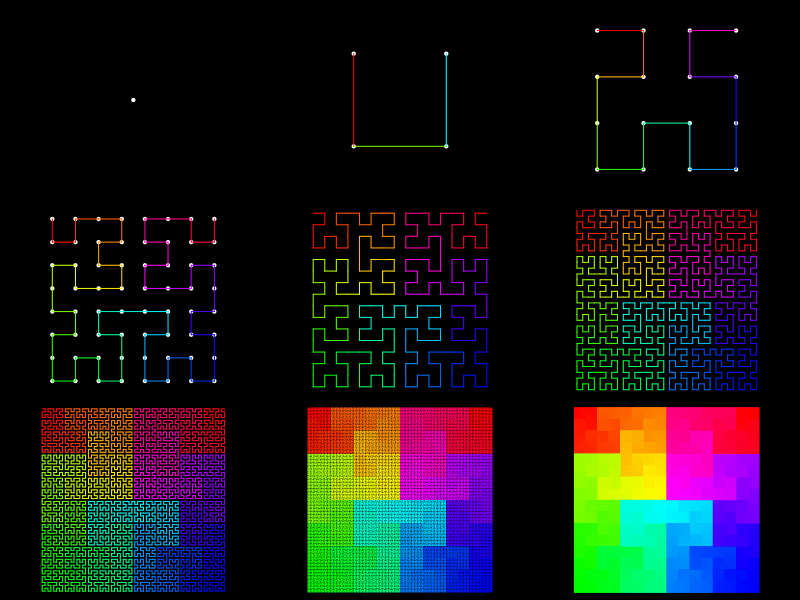
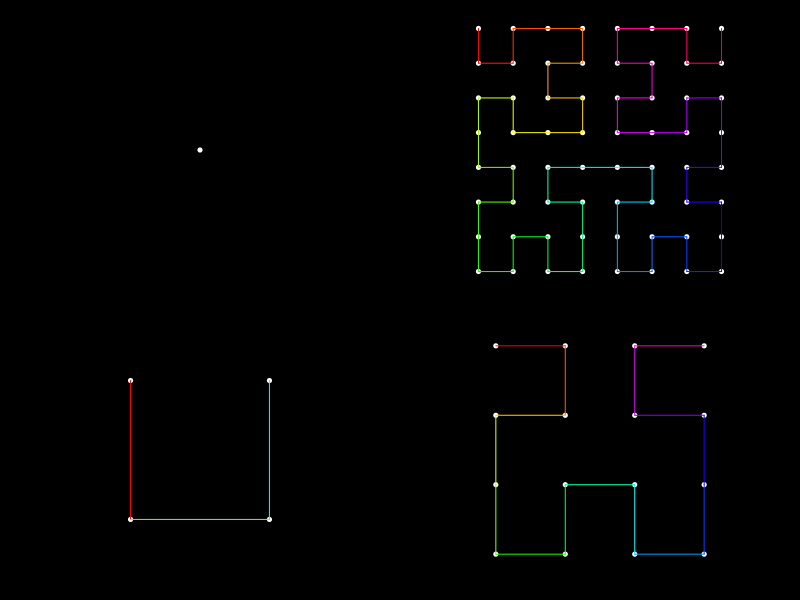
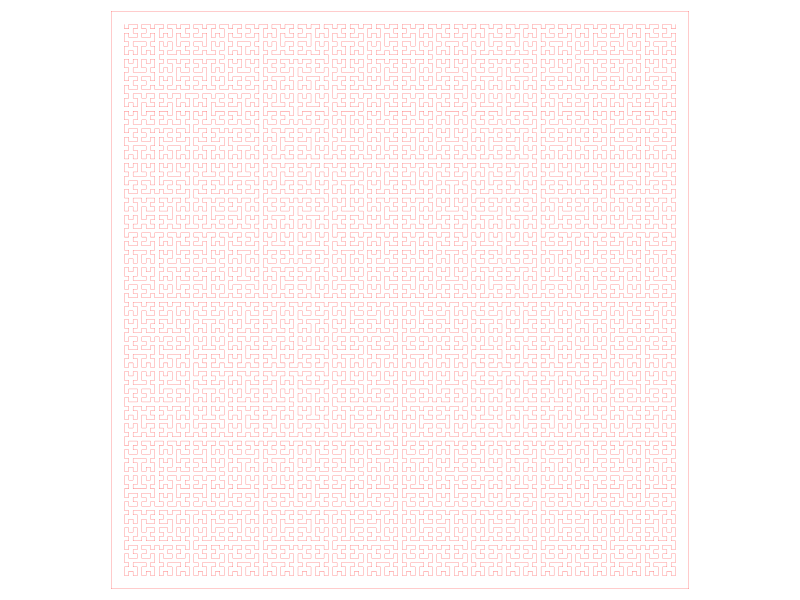

These figures' R source, in order:
rotate <- function(unit, theta, center=c(0,0)) {
	x <- (unit$x-center[1])*cos(theta)-(unit$y-center[2])*sin(theta)+center[1]
	y <- (unit$x-center[1])*sin(theta)+(unit$y-center[2])*cos(theta)+center[2]
	return(data.frame(x, y))
}

shift <- function(unit, r) data.frame(x=unit$x+r[1], y=unit$y+r[2])

hrev <- function(unit) return(data.frame(x=rev(unit$x), y=rev(unit$y)))

hilbert <- function(N){
	if(N==0) return(data.frame(x=0.5, y=0.5))
	else{
		unit <- hilbert(N-1)
		newUnit <- rbind(
			hrev(shift(rotate(unit, pi/2, c(0.5,0.5))/2, c(0,0.5))),#upper left
			unit/2,#lower left
			shift(unit/2, c(0.5,0)),#lower right
			hrev(shift(rotate(unit, -pi/2, c(0.5,0.5))/2, c(0.5,0.5)))#upper right
		)
		return(newUnit)
	}
}

colLines <- function(pts, ...){
	xh <- pts$x
	yh <- pts$y
	arrows(
		xh[-length(xh)], yh[-length(yh)], 
		xh[-1], yh[-1], 
		length=0, col=rainbow(n=length(xh)),
		...
	)
}

pdf("hilbertCurve.pdf")
par(mar=c(0,0,0,0), xpd=NA)

par(bg="black", mfrow=c(3,3))
plot(0.5,0.5, col="white", pch=20, bty="n", axes=F, xlab="", ylab="")
for (n in 1:8){
	plot.new()
	plot.window(xlim=c(0,1), ylim= c(0,1), asp=1)
	if (n<4) points(hilbert(n), col="white", pch=20)
	colLines(hilbert(n))
}

par(mfrow=c(2,2))
plot(0.5,0.5, col="white", pch=20, bty="n", axes=F, xlab="", ylab="")
i <- c(2,2,1)
j <- c(1,2,2)
for (n in 1:3){
	par(mfg=c(i[n],j[n]))
	plot.new()
	plot.window(xlim=c(0,1), ylim= c(0,1), asp=1)
	points(hilbert(n), col="white", pch=20)
	colLines(hilbert(n))
}

par(bg="white", mfrow=c(1,1))
plot.new()
plot.window(xlim=c(0,1), ylim= c(0,1), asp=1)
lines(hilbert(7), col=rgb(1,0,0), lwd=0.002*96)
border <- data.frame(x=c(0,1,1,0,0), y=c(0,0,1,1,0))
border <- shift(1.04*border, c(-0.02, -0.02))
lines(border, col=rgb(1,0,0), lwd=0.002*96)

dev.off()
